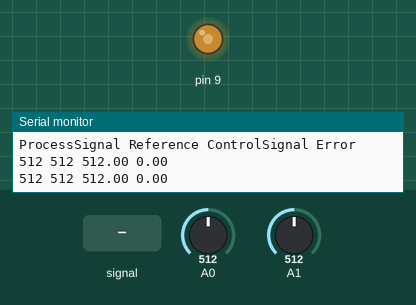
Simulated run of this sketch. Board: Arduino Uno, built with avr-gcc and run on an emulated ATmega328P. On the bench: output pins drawn as LEDs (lit = HIGH), the last lines printed to the serial monitor. The inputs (shaded band) are chosen by the test bench; at power-on: A0 = 512, A1 = 512.

Above: at 1.2 s.
1.3 s: A0 fed a 200 Hz sine of ±81 counts around its level
4.3 s: A0 set to 716
At 4.7 s:
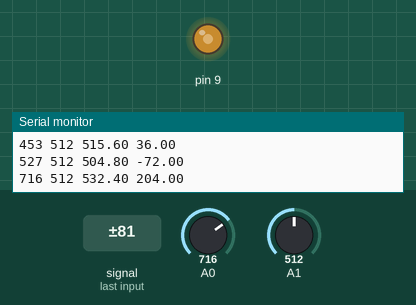
5.8 s: A1 set to 306
At 7.0 s:
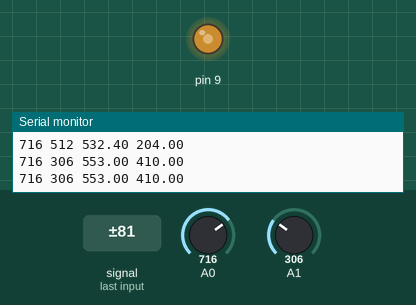
7.3 s: A1 set to 716
At 8.1 s:
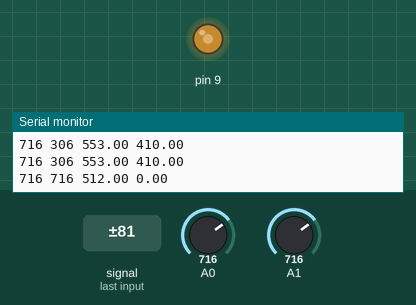
8.8 s: A1 set to 511
At 9.3 s:
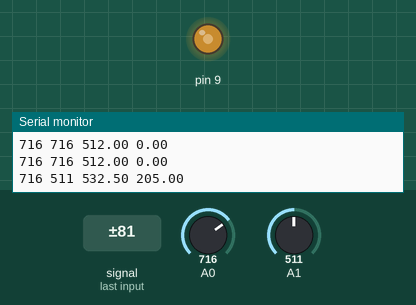
10.3 s: A0 set to 900
At 11.6 s:
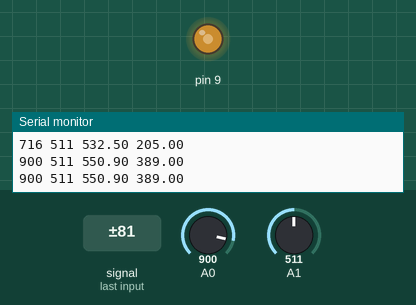
Timing chart, 0 to 12.8 s (numbered marks = the images above; inputs shaded):
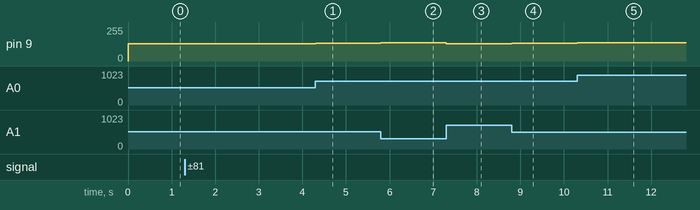

The sketch:

ControlP_valvula.ino
```cpp
#include <TimerOne.h>
int pot;
float frec = 1000;
float ms, s, t, In, Out, Out_1, rk, rk1, w;
int Pot1,Pot2;
float Kp_Vel = 0.1, Ki_Vel = 0.0, Kd_Vel = 0.0; // MODELO MEJORADO PARAMETROS A 2080 RPM
float u_Vel = 0.0, e_Vel = 0.0, upV, uiV, udV, e_1V, ui_1V, u_abs, DutyCicle;

void setup(){
  Serial.begin(9600);
  pinMode(9, OUTPUT);
  Timer1.initialize(400);  // arg = period in us/2 kHz


  noInterrupts();
  TCCR0A = 0;
  TCCR0B = 0;
  TCNT0 = 0;
  TCCR0A |= (1 << WGM01); // CTC mode
  TCCR0B = _BV(CS02)| _BV(CS00); // Clock/1024
  OCR0A = 16000000/1024/frec;
  TIMSK0 |= (1 << OCIE0A);
  interrupts();
  Serial.println("ProcessSignal Reference ControlSignal Error");
}

ISR(TIMER0_COMPA_vect){ // timer 0 (cada 1 mS)
  ms = ms+1;
  w = w+1;
  if(ms == 1000.00){
  ms = 0.0;
  s = s+1;
  }
  t = s + ms/1000.00;
  if(w == 500){
    w = 0.0;
    Serial.print(Pot1);
    Serial.print(" ");
    Serial.print(Pot2);
    Serial.print(" ");
    Serial.print(DutyCicle);
    Serial.print(" ");
    Serial.println(e_Vel);
  }
  In = 100;//100.0*sin(2.0*PI*0.5*t);
  //Out = (K*In*(1/frec) + Out_1);
  //Out_1 = Out;

  e_Vel = Pot1 - Pot2; // POT 2 REFERENCIA POT 1 VC
    //Control Proporcional Velocidad
    upV = Kp_Vel * e_Vel;
    if (upV > 512.0) {upV = 512.0;}
    else if (upV < -512.0) {upV = -512.0;}
    else {upV = upV;}
    //Control Integral Velocidad
    uiV = e_Vel * 0.001 + ui_1V;
    ui_1V = uiV;
    uiV = Ki_Vel * uiV;
    if (uiV > 512.0) {uiV = 512.0;}
    else if (uiV < -512.0) {uiV = -512.0;}
    else {uiV = uiV;}
    //Control Derivativo Velocidad
    udV = (e_Vel - e_1V) / 0.001;
    e_1V = e_Vel;
    udV = Kd_Vel * udV;
    if (udV > 512.0) {udV = 512.0;}
    else if (udV < -512.0) {udV = -512.0;}
    else {udV = udV;}
    u_Vel = upV + uiV + udV + 512;
    if (u_Vel > 1024.0) {u_Vel = 1024.0;}
    else if (u_Vel < 0.0) {u_Vel = 0.0;}
    else {u_Vel = u_Vel;}
    DutyCicle = u_Vel;
}

void loop(){
  //Serial.println(t);
  Pot1 = analogRead(A0); //ARRIBA
  Pot2 = analogRead(A1); //ABAJO
  Timer1.pwm(9, DutyCicle);
  //**************************
  //Serial.print("Valor1: ");
  //Serial.println(Pot1);
  //Serial.print("Valor2: ");
  //Serial.println(Pot2);
  //Serial.print("DutyCicle: ");
  //Serial.println(DutyCicle);
  //**************************
}
```

Measured:
- after the input at 4.3 s, pin 9: 128/255 → 133/255 at once
- after the input at 5.8 s, pin 9: 133/255 → 138/255 at once
- after the input at 7.3 s, pin 9: 138/255 → 128/255 at once
- after the input at 8.8 s, pin 9: 128/255 → 133/255 at once
- after the input at 10.3 s, pin 9: 133/255 → 137/255 at once
